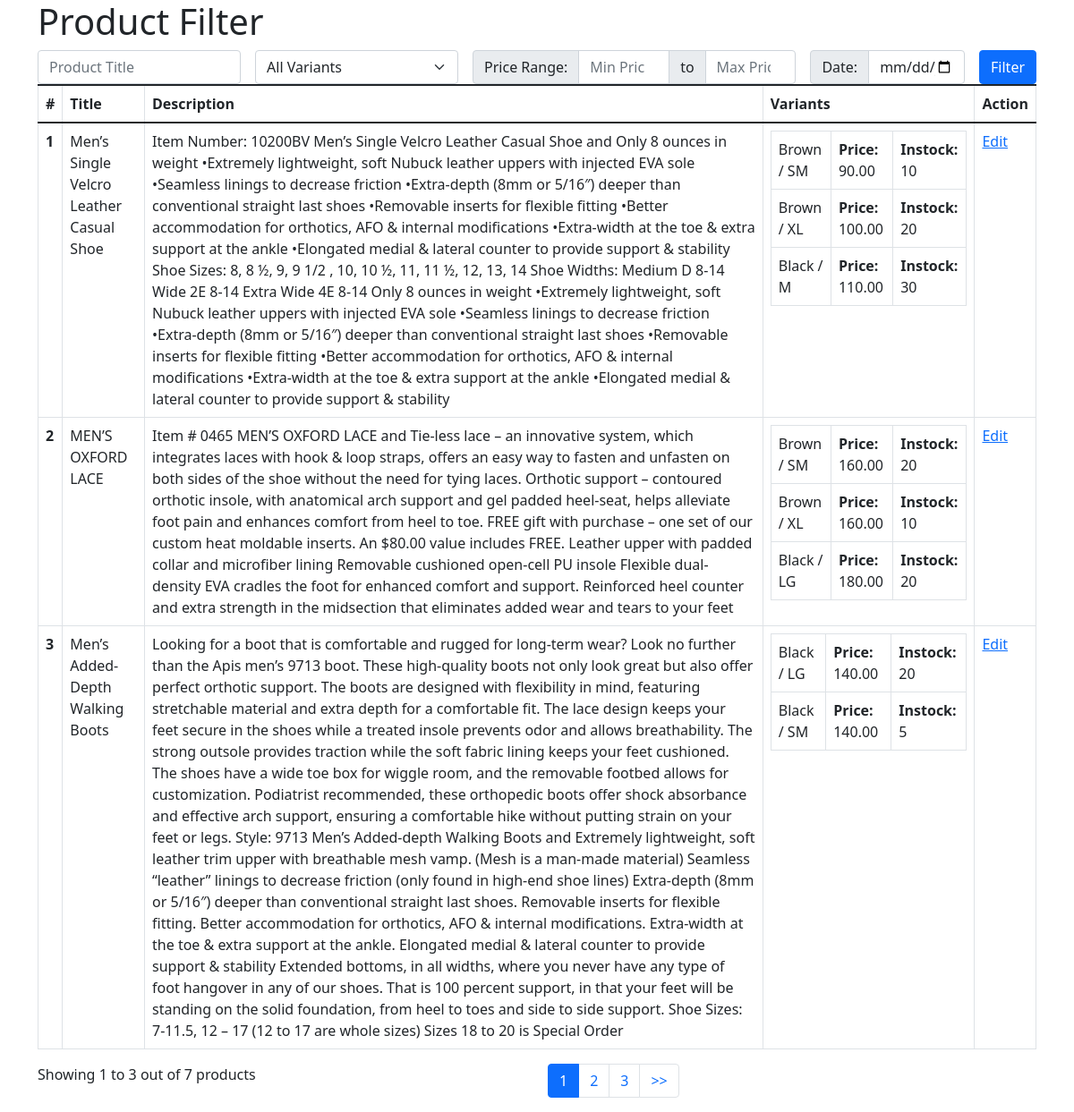
Screenshot of /products/ with the database file from the repository.
### product/models.py (models this page shows, shortened)
class Product(models.Model):
    title = models.CharField(max_length=255)
    sku = models.CharField(max_length=50)
    description = models.TextField()
    created_at = models.DateTimeField(auto_now_add=True)
    updated_at = models.DateTimeField(auto_now=True)

class ProductVariantPrice(models.Model):
    product_variant_one = models.ForeignKey(ProductVariant, on_delete=models.CASCADE, related_name='+')
    product_variant_two = models.ForeignKey(ProductVariant, on_delete=models.CASCADE, null=True, blank=True, related_name='+')
    product_variant_three = models.ForeignKey(ProductVariant, on_delete=models.CASCADE, null=True, blank=True, related_name='+')
    price = models.DecimalField(max_digits=10, decimal_places=2)
    stock = models.PositiveIntegerField()
    product = models.ForeignKey(Product, on_delete=models.CASCADE)
    created_at = models.DateTimeField(auto_now_add=True)
    updated_at = models.DateTimeField(auto_now=True)

class ProductVariant(models.Model):
    variant = models.ForeignKey(Variant, on_delete=models.CASCADE)
    product = models.ForeignKey(Product, on_delete=models.CASCADE)
    created_at = models.DateTimeField(auto_now_add=True)
    updated_at = models.DateTimeField(auto_now=True)
    def __str__(self):
        return f"{self.variant}"

class Variant(models.Model):
    title = models.CharField(max_length=255)
    description = models.TextField()
    created_at = models.DateTimeField(auto_now_add=True)
    updated_at = models.DateTimeField(auto_now=True)
    def __str__(self):
        return self.title

### product/views.py (the view, shortened to what this page needs)
# urls.py: path('products/', views.product_list, name='product_list'),
def product_list(request):
    title = request.GET.get('title')
    variant = request.GET.get('variant')
    min_price = request.GET.get('min_price')
    max_price = request.GET.get('max_price')
    date = request.GET.get('date')
    products = Product.objects.all()
    if title:
        products = products.filter(title__icontains=title)
    if variant:
        products = products.filter(productvariant__variant_id=variant)
    if date:
        date = datetime.strptime(date, "%Y-%m-%d")
        products = products.filter(created_at__date=date.date())
    products = products.prefetch_related('productvariantprice_set')
    paginator = Paginator(products, 3)  # 10 items per page
    page = request.GET.get('page')
    products = paginator.get_page(page)
    variants = Variant.objects.all()
    return render(request, 'product_list.html', {
        'products': products,
        'variants': variants,
        })

### templates/product_list.html (shortened to what this page needs)
<!doctype html>
<html lang="en">
  <head>
    <link href="https://cdn.jsdelivr.net/npm/bootstrap@5.1.3/dist/css/bootstrap.min.css" rel="stylesheet">
  </head>
  <body>
    <div class="container">
        <div class="row">
            <div class="col-md-12">
                <h1>Product Filter</h1>
                <table class="table table-bordered">
                  <form method="get" action="{% url 'product_list' %}" class="mb-3">
                    <div class="row g-3">
                      <div class="col-sm">
                        <input type="text" name="title" class="form-control" placeholder="Product Title" value="{{ request.GET.title }}">
                      </div>
                      <div class="col-sm">
                        <select name="variant" class="form-select">
                          <option value="">All Variants</option>
                        </select>
                      </div>
                      <div class="col-sm-4">
                        <div class="input-group">
                          <div class="input-group-text">Price Range:</div>
                          <input type="number" class="form-control" name="min_price" placeholder="Min Price" value="{{ request.GET.min_price }}">
                          <div class="input-group-text">to</div>
                          <input type="number" class="form-control" name="max_price" placeholder="Max Price" value="{{ request.GET.max_price }}">
                        </div>
                      </div>
                      <div class="col-sm-2">
                        <div class="input-group">
                          <div class="input-group-text">Date:</div>
                          <input type="date" class="form-control" name="date" value="{{ request.GET.date }}">
                        </div>
                      </div>
                      <div class="col-auto">
                        <div class="input-group">
                          <button type="submit" class="btn btn-primary">Filter</button>
                        </div>
                      </div>
                    </div>
                  </form>
                    <thead>
                      <tr>
                        <th scope="col">#</th>
                        <th scope="col">Title</th>
                        <th scope="col">Description</th>
                        <th scope="col">Variants</th>
                        <th scope="col">Action</th>
                      </tr>
                    </thead>
                    <tbody>
                    {% for product in products %}
                      <tr>
                        <th>{{ products.start_index|add:forloop.counter0 }}</th>
                        <td>{{ product.title }}</td>
                        <td>{{ product.description }}</td>
                        <td>
                            <table class="table table-bordered">
                                {% for variant_price in product.productvariantprice_set.all %}
                                <tr>
                                  <td>{{ variant_price.product_variant_one }}</td>
                                  <td><b>Price: </b>{{ variant_price.price }}</td>
                                  <td><b>Instock: </b>{{ variant_price.stock }}</td>
                                </tr>
                                {% endfor %}
                              </table>
                        </td>
                        <td><a href="">Edit</a></td>
                      </tr>
                    {% endfor %}
                    </tbody>
                  </table>
                <div class="row">
                  <div class="col-sm">
                    <p>Showing {{ products.start_index }} to {{ products.end_index }} out of {{ products.paginator.count }} products</p>
                  </div>
                  <div class="col-sm">
                    <nav aria-label="Page navigation example">
                      <ul class="pagination">
                        {% for page_num in products.paginator.page_range %}
                        <li class="page-item{% if products.number == page_num %} active{% endif %}">
                          <a href="?page={{ page_num }}" class="page-link">{{ page_num }}</a>
                        </li>
                        {% endfor %}
                        {% if products.has_next %}
                        <li class="page-item">
                          <a href="?page={{ products.next_page_number }}" class="page-link">>></a>
                        </li>
                        {% endif %}
                      </ul>
                    </nav>
                  </div>
                </div>
            </div>
        </div>
    </div>
  </body>
</html>

### rows the page displays
Product: start_index|add "1", title "Men’s Single Velcro Leather Casual Shoe", description "Item Number: 10200BV Men’s Single Velcro Leather Casual Shoe and Only 8 ounces in weight •Extremely lightweight, soft Nubuck leather uppers with injected EVA sole •Seamless linings to decrease friction •Extra-depth (8mm or 5/16″) deeper than conventional straight last shoes •Removable inserts for flexible fitting •Better accommodation for orthotics, AFO & internal modifications •Extra-width at the toe & extra support at the ankle •Elongated medial & lateral counter to provide support & stability Shoe Sizes: 8, 8 ½, 9, 9 1/2 , 10, 10 ½, 11, 11 ½, 12, 13, 14 Shoe Widths: Medium D 8-14 Wide 2E 8-14 Extra Wide 4E 8-14 Only 8 ounces in weight •Extremely lightweight, soft Nubuck leather uppers…"
ProductVariantPrice: product_variant_one "Brown / SM", price "90.00", stock "10"
ProductVariantPrice: product_variant_one "Brown / XL", price "100.00", stock "20"
ProductVariantPrice: product_variant_one "Black / M", price "110.00", stock "30"
Product: start_index|add "2", title "MEN’S OXFORD LACE", description "Item # 0465 MEN’S OXFORD LACE and Tie-less lace – an innovative system, which integrates laces with hook & loop straps, offers an easy way to fasten and unfasten on both sides of the shoe without the need for tying laces. Orthotic support – contoured orthotic insole, with anatomical arch support and gel padded heel-seat, helps alleviate foot pain and enhances comfort from heel to toe. FREE gift with purchase – one set of our custom heat moldable inserts. An $80.00 value includes FREE. Leather upper with padded collar and microfiber lining Removable cushioned open-cell PU insole Flexible dual-density EVA cradles the foot for enhanced comfort and support. Reinforced heel counter and extra…"
ProductVariantPrice: product_variant_one "Brown / SM", price "160.00", stock "20"
ProductVariantPrice: product_variant_one "Brown / XL", price "160.00", stock "10"
ProductVariantPrice: product_variant_one "Black / LG", price "180.00", stock "20"
Product: start_index|add "3", title "Men’s Added-Depth Walking Boots", description "Looking for a boot that is comfortable and rugged for long-term wear? Look no further than the Apis men’s 9713 boot. These high-quality boots not only look great but also offer perfect orthotic support. The boots are designed with flexibility in mind, featuring stretchable material and extra depth for a comfortable fit. The lace design keeps your feet secure in the shoes while a treated insole prevents odor and allows breathability. The strong outsole provides traction while the soft fabric lining keeps your feet cushioned. The shoes have a wide toe box for wiggle room, and the removable footbed allows for customization. Podiatrist recommended, these orthopedic boots offer shock absorbance…"
ProductVariantPrice: product_variant_one "Black / LG", price "140.00", stock "20"
ProductVariantPrice: product_variant_one "Black / SM", price "140.00", stock "5"

### other values shown
{{ products.start_index }} "1"
{{ products.end_index }} "3"
{{ products.paginator.count }} "7"
{{ page_num }} "1" "2" "3"
